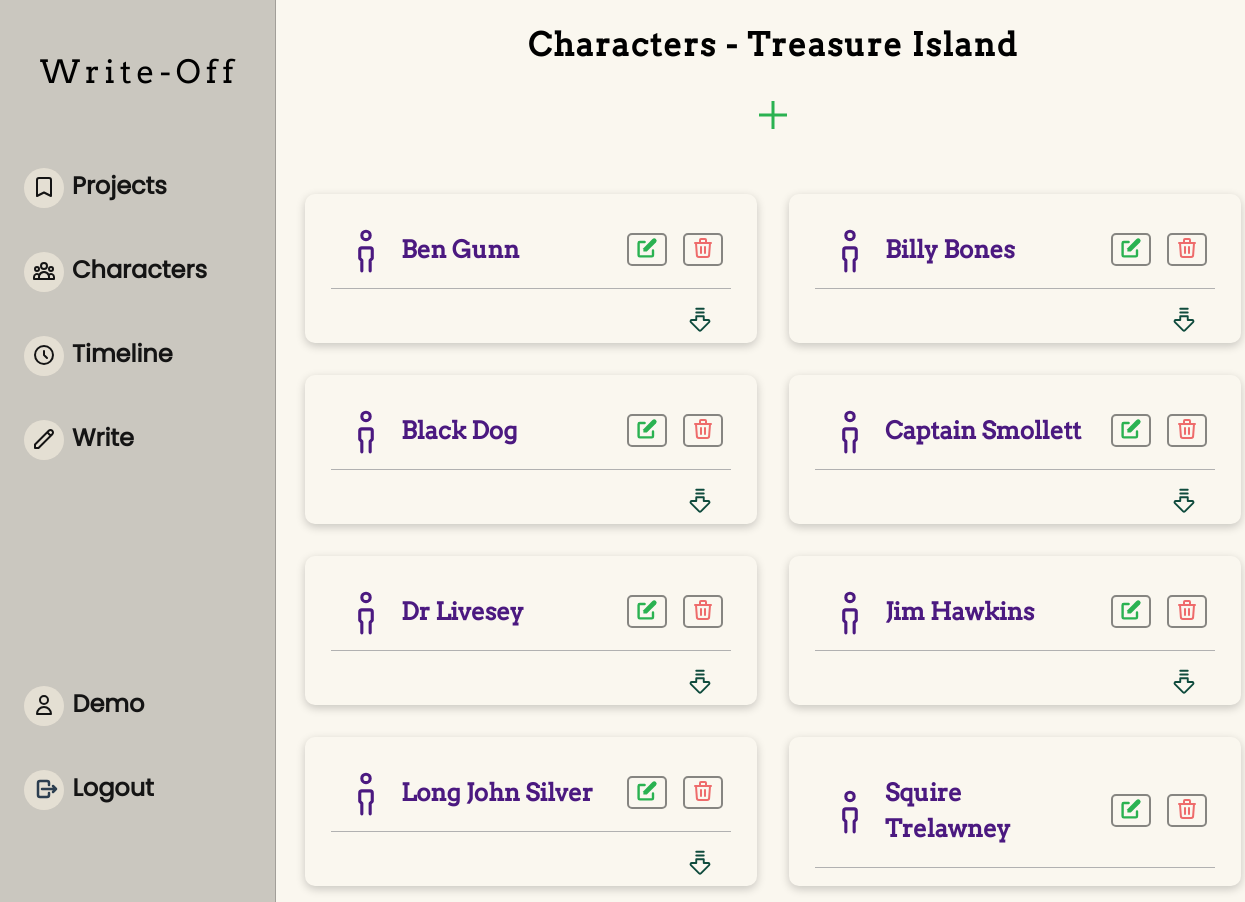
The page /characters/treasure-island/ (signed in) on the database its author committed.
### writeoff/models.py (models this page shows, shortened)
class User(AbstractUser):
    pass

class Project(models.Model):
    author = models.ForeignKey(
        User, on_delete=models.CASCADE, related_name="creator")
    title = models.CharField(max_length=60)
    slug = models.SlugField(unique=True, blank=True, null=True)
    genre = models.ForeignKey(
        Genre, on_delete=models.CASCADE, related_name="project")
    content = models.TextField(blank=True)
    created = models.DateTimeField(auto_now_add=True)
    edited = models.DateTimeField(auto_now=True)
    completed = models.BooleanField(default=False)
    class Meta:
        ordering = ['-edited']

class Character(models.Model):
    project = models.ForeignKey(
        Project, on_delete=models.CASCADE, related_name="character")
    name = models.CharField(max_length=50)
    age = models.IntegerField(blank=True, null=True)
    personality = models.TextField(blank=True)
    appearance = models.TextField(blank=True)
    affiliations = models.ManyToManyField(
        'self', blank=True, symmetrical=True)
    other = models.TextField(blank=True)
    def __str__(self):
        return self.name
    class Meta:
        ordering = ['name']

### writeoff/views.py (the view, shortened to what this page needs)
# urls.py: path("characters/<slug:slug>/", views.characters, name='characters'),
@login_required
def characters(request, slug=None):
    project = None
    if slug is not None:
        try:
            project = Project.objects.get(slug=slug)
            characters = Character.objects.filter(project__slug=slug)
            newCharacterForm = CharacterForm(project=project)
        except:
            raise Http404
    if project.author != request.user:
        raise PermissionDenied
    return render(request, "characters.html", {
        'project': project,
        'characters': characters,
        'newCharacterForm': newCharacterForm
    })

### writeoff/templates/characters.html (shortened to what this page needs)
{% extends "layout.html" %}
{% load static %}
{% block body %}
    <div class="project-container character-view-container">
        <header class="project-header">
            <h1 class="character-title">Characters - {{ project.title|title }}</h1>
            <div class="project-expand">
                <button aria-description="Expand Character Form" class="add-project"><svg xmlns="http://www.w3.org/2000/svg" height="48"
                        width="48">
                        <path d="M22.5 38V25.5H10v-3h12.5V10h3v12.5H38v3H25.5V38Z" />
                    </svg></button>
            </div>
        </header>
        <div class="character-card-container">
            {% for character in characters %}
                <div class="character-card" data-character-id="{{ character.id }}">
                    <div class="character-card-header">
                        <div class="character-img">
                        </div>
                        <h2>{{ character.name|title }}</h2>
                        <div class="character-card-buttons">
                            <button class="edit-character-btn btn">
                            </button>
                            <button class="delete-character-btn btn">
                                <a href="{% url 'characterDelete' project.slug character.id %}">
                                    <svg xmlns="http://www.w3.org/2000/svg" class="icon-delete" fill="none" viewBox="0 0 24 24"
                                        stroke="#EE6B6B" stroke-width="2">
                                        <path stroke-linecap="round" stroke-linejoin="round"
                                            d="M19 7l-.867 12.142A2 2 0 0116.138 21H7.862a2 2 0 01-1.995-1.858L5 7m5 4v6m4-6v6m1-10V4a1 1 0 00-1-1h-4a1 1 0 00-1 1v3M4 7h16" />
                                    </svg>
                                </a>
                            </button>
                        </div>
                    </div>
                    <div class="character-expand-button">
                        <a href="#">
                        </a>
                    </div>
                </div>
            {% endfor %}
        </div>
    </div>
{% endblock %}

### writeoff/templates/layout.html (shortened to what this page needs)
{% load static %}
<!DOCTYPE html>
<html lang="en">
<head>
    <link href="{% static 'styles.css' %}" rel="stylesheet">
</head>
<body>
    <div class="main-container">
        <nav class="sidebar">
            <div class="sidebar-item">
                <ul>
                    <li class="nav-logo">Write-Off</li>
                    <li><a href="{% url 'index' %}"><svg xmlns="http://www.w3.org/2000/svg" class="icon-projects" fill="none" viewBox="0 0 24 24" stroke="currentColor"
                        stroke-width="2">
                        <path stroke-linecap="round" stroke-linejoin="round" d="M5 5a2 2 0 012-2h10a2 2 0 012 2v16l-7-3.5L5 21V5z" />
                        </svg><span>Projects</span></a>
                    </li>
                    <li><a href="{% url 'characters' project.slug %}"><span>Characters</span></a>
                    </li>
                    <li><a href="{% url 'timeline' project.slug %}">
                        <svg xmlns="http://www.w3.org/2000/svg" class="icon-timeline" fill="none" viewBox="0 0 24 24" stroke="currentColor"
                        stroke-width="2">
                        <path stroke-linecap="round" stroke-linejoin="round" d="M12 8v4l3 3m6-3a9 9 0 11-18 0 9 9 0 0118 0z" />
                        </svg><span>Timeline</span></a>
                    </li>
                    <li><a href="{% url 'write' project.slug %}"><svg xmlns="http://www.w3.org/2000/svg" class="icon-write" fill="none" viewBox="0 0 24 24" stroke="currentColor"
                        stroke-width="2">
                        <path stroke-linecap="round" stroke-linejoin="round"
                            d="M15.232 5.232l3.536 3.536m-2.036-5.036a2.5 2.5 0 113.536 3.536L6.5 21.036H3v-3.572L16.732 3.732z" />
                        </svg><span>Write</span></a>
                    </li>
                </ul>
            </div>
            <div class="sidebar-item bottom">
                <ul>
                    <li><a href="{% url 'profile' user.username %}">
                            <svg xmlns="http://www.w3.org/2000/svg" class="icon-user" id="profile-icon" fill="none" viewBox="0 0 24 24" stroke="currentColor"
                            stroke-width="2">
                            <path stroke-linecap="round" stroke-linejoin="round"
                            d="M16 7a4 4 0 11-8 0 4 4 0 018 0zM12 14a7 7 0 00-7 7h14a7 7 0 00-7-7z" />
                            </svg>
                            <span>{{ user.username|title }}</span>
                        </a>
                    </li>
                    <li>
                        <a href="{% url 'logout' %}" id="logout-btn-expanded">
                        <span>Logout</span>
                        </a>
                    </li>
                </ul>
            </div>
        </nav>
        {% block body %}
        {% endblock %}
    </div>
</body>
</html>

### writeoff/static/styles.css (style rules this page uses)
body { padding: 0; margin: 0; box-sizing: border-box; font-family: "Poppins", sans-serif; line-height: 1.5; background-color: #faf7ef; min-height: 100vh; }
.main-container { display: flex; }
.sidebar { height: 100%; width: 275px; background: #cac7bf; border-right: 1px solid rgb(0 0 0 / 0.2); position: fixed; top: 0; left: 0; padding-top: 1rem; display: flex; flex-direction: column; justify-content: space-between; align-items: flex-start; transition: width ease-in-out 0.4s; z-index: 100000; }
.sidebar ul { padding-left: 1rem; margin: 2rem 0 0 0; }
.nav-logo { margin-left: 1.5rem; font-family: "Arvo", serif; letter-spacing: 0.3rem; font-size: 2rem; user-select: none; padding-bottom: 1.5rem; cursor: default; }
.sidebar-item ul li { list-style: none; margin-bottom: 3rem; position: relative; }
.sidebar-item ul li a { display: inline-block; text-decoration: none; font-size: 1.5rem; font-weight: bold; color: #141414; padding-left: 1rem; }
.sidebar-item ul li a svg { vertical-align: middle; margin-right: 1rem; }
.sidebar-item ul li a::before { position: absolute; content: ""; height: 40px; top: 0; left: 8px; background: #fff7e8; opacity: 0.5; border-radius: 50%; z-index: -1; width: 40px; margin: 0 auto; }
[class^="icon"] { display: relative; height: 24px; }
.sidebar-item.bottom { display: flex; justify-content: space-between; align-items: center; margin-bottom: 4rem; }
#logout-btn-expanded svg { margin-right: 10px; transform: translateX(3px); }
#profile-icon { margin-right: 10px; }
.project-container { width: 100%; padding: 0; display: flex; flex-direction: column; justify-content: center; align-items: center; }
.project-container h1 { font-family: "Arvo", serif; letter-spacing: 0.1rem; }
.project-header { display: flex; flex-direction: column; align-items: center; justify-content: center; width: 100%; margin-bottom: 2rem; }
.add-project { all: unset; cursor: pointer; fill: #2ab251; transition: all 0.3s linear; }
.icon-edit { fill: #2ab251; }
.character-view-container { width: 80%; margin-left: 275px; }
.character-card-container { display: flex; flex-direction: row; flex-wrap: wrap; justify-content: center; align-items: flex-start; }
.character-card { display: flex; flex-direction: column; border-radius: 10px; width: 25em; padding: 1rem 1.5rem; color: #0f4b3d; border: 2px solid transparent; box-shadow: 0 3px 10px rgb(0 0 0 / 0.2); margin: 1rem; max-height: 240px; overflow: hidden; transition: border 0.4s ease-in-out; }
.character-card-header { display: flex; width: 100%; justify-content: space-between; align-items: center; border-bottom: 1px solid #b1b1b1; word-wrap: break-word; }
.character-card h2 { margin-right: auto; font-family: "Arvo", serif; color: #4b1980; }
.character-img { height: 50px; }
.character-img svg { stroke: #4b1980; height: 50px; }
.character-card-buttons { display: flex; flex-direction: row; justify-content: space-between; padding-left: 1rem; }
.character-card-buttons button { margin-inline: 0.5rem; }
.character-expand-button { display: flex; width: auto; margin-left: auto; padding-right: 1rem; margin-block: 1rem; transform-origin: 15px 15px; transition: transform 0.2s linear; }
.character-expand-button svg { height: 30px; width: 30px; }
.btn { cursor: pointer; border: 2px solid rgba(20, 20, 20, 0.5); border-radius: 5px; background-color: transparent; }
.btn > svg, .icon-delete { transition: all 0.2s cubic-bezier(0.075, 0.82, 0.165, 1); }
.character-title { text-align: center; }

### rows shown on the page
User: username "Demo"
Project: title "Treasure Island"
Character: name "Ben Gunn"
Character: name "Billy Bones"
Character: name "Black Dog"
Character: name "Captain Smollett"
Character: name "Dr Livesey"
Character: name "Jim Hawkins"
Character: name "Long John Silver"
Character: name "Squire Trelawney"
